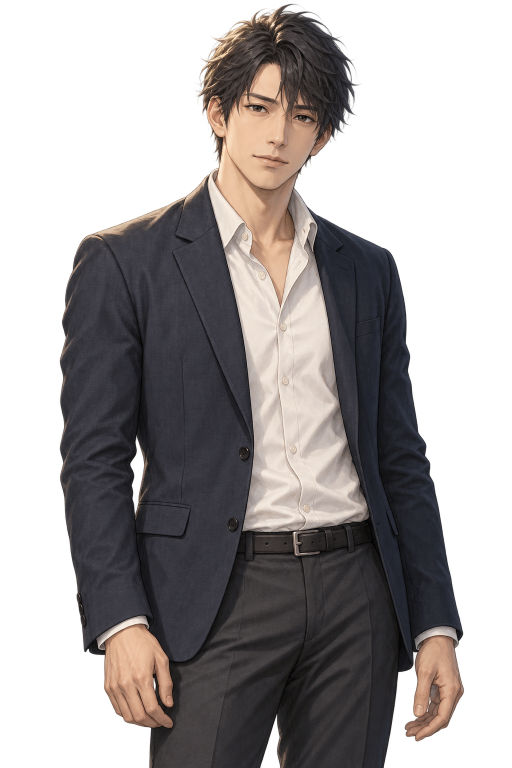
#> input picture docs/art/characters/saori/drafts/prototype-03.png, 1024 x 1536 px (shown at 1/2 size)
$ python save-prototype-03.py ../../../../../src/assets/characters/minato/normal.png
#> lines starting #> are read from the running program, lines starting #| are printed output that depends on the picture
from pathlib import Path
from PIL import Image, ImageDraw, ImageFont
import sys
p=Path(__file__).resolve().parent
src=Path(sys.argv[1])
target=p/"prototype-03.png"
assert not target.exists()
target.write_bytes(src.read_bytes())
im=Image.open(target).convert("RGBA")
#> im is the input picture: PIL image 1024x1536 RGBA; mean R, G, B, A 61.5, 55.5, 54.6, 135.8
assert im.size==(1024,1536)
bg=Image.new("RGBA",im.size,(239,235,226,255))
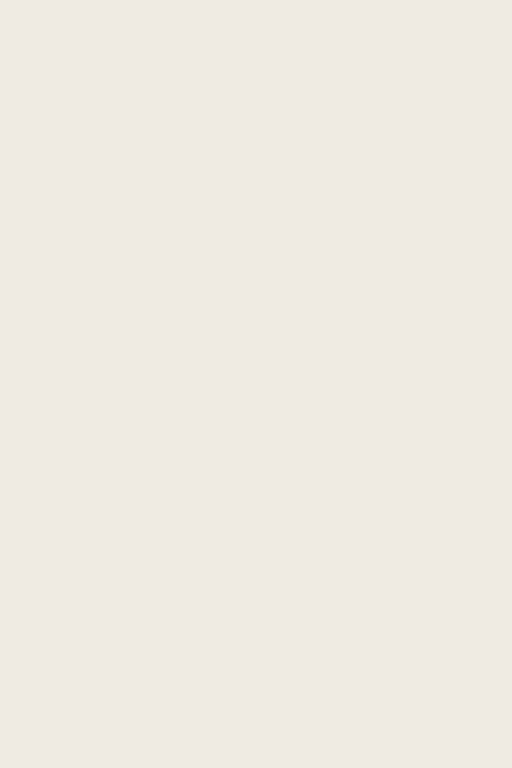
#> bg: PIL image 1024x1536 RGBA (shown at 1/2 size); mean R, G, B, A 239, 235, 226, 255
bg.alpha_composite(im)
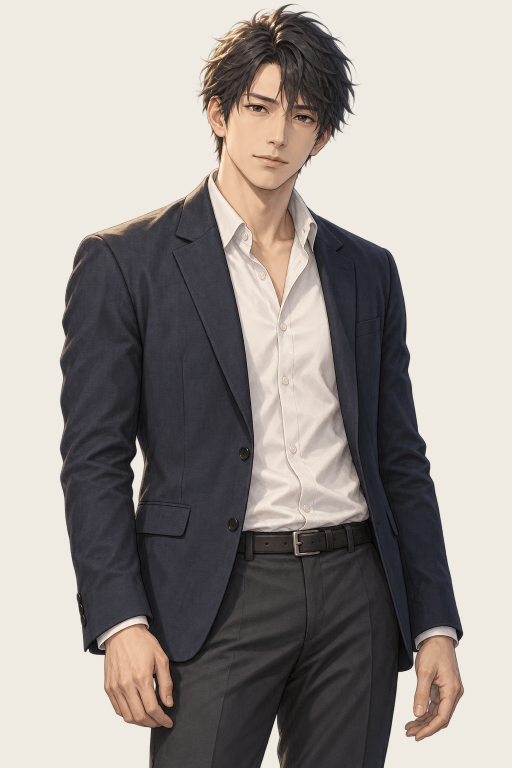
#> bg: PIL image 1024x1536 RGBA (shown at 1/2 size); mean R, G, B, A 158.4, 152.4, 147.8, 255
bg.convert("RGB").save(p/"prototype-03-review.png")
out=Image.new("RGBA",(1200,700),(239,235,226,255))
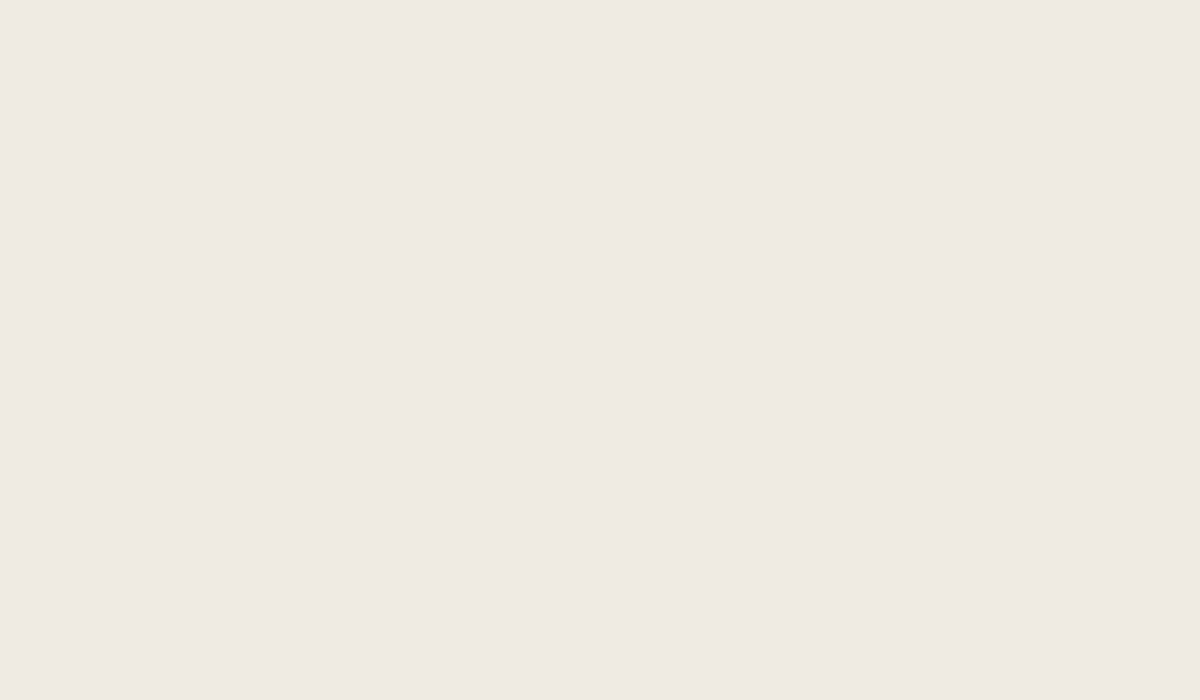
#> out: PIL image 1200x700 RGBA; mean R, G, B, A 239, 235, 226, 255
font=ImageFont.truetype("C:/Windows/Fonts/meiryo.ttc",26)
for x,name,label in [(0,"prototype-01.png","修正前"),(600,"prototype-03.png","修正後")]:
#> (the run stopped early here; a loop or call above may not have finished)

$ run again, on docs/art/characters/saori/drafts/prototype-03.png
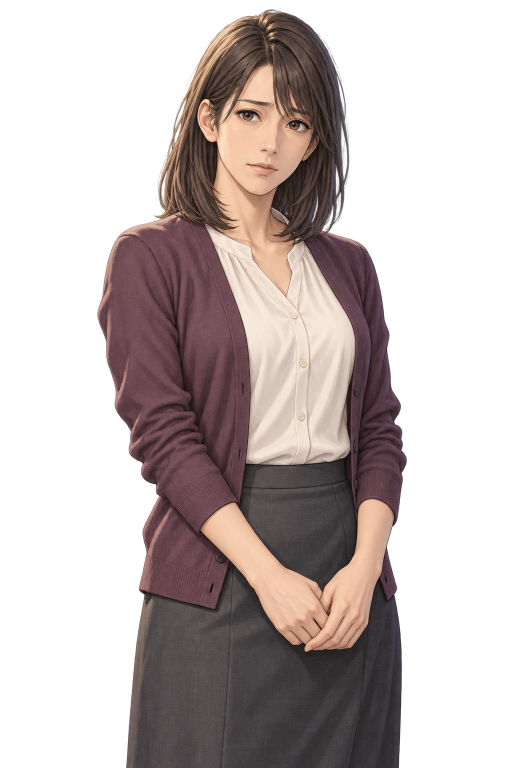
#> input picture docs/art/characters/saori/drafts/prototype-03.png, 1024 x 1536 px (shown at 1/2 size)
#> im is the input picture: PIL image 1024x1536 RGBA; mean R, G, B, A 69.5, 56.1, 54.1, 113
#> `bg.alpha_composite(im)`:
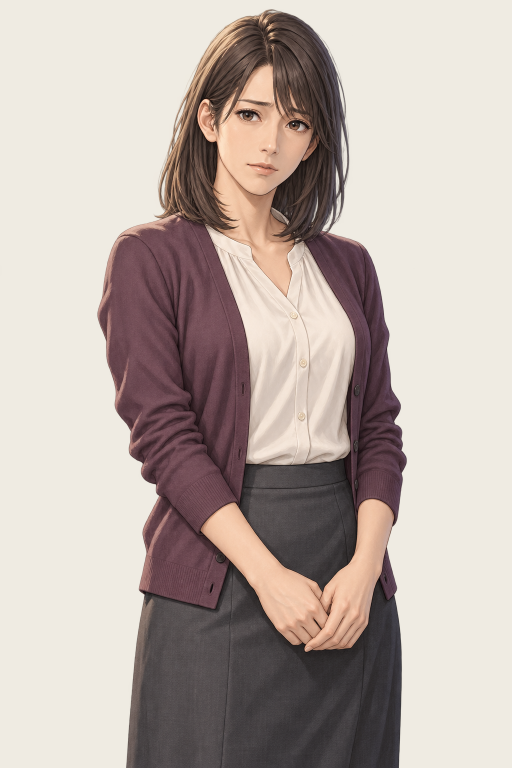
#> bg: PIL image 1024x1536 RGBA (shown at 1/2 size); mean R, G, B, A 186.4, 174.4, 167.7, 255
